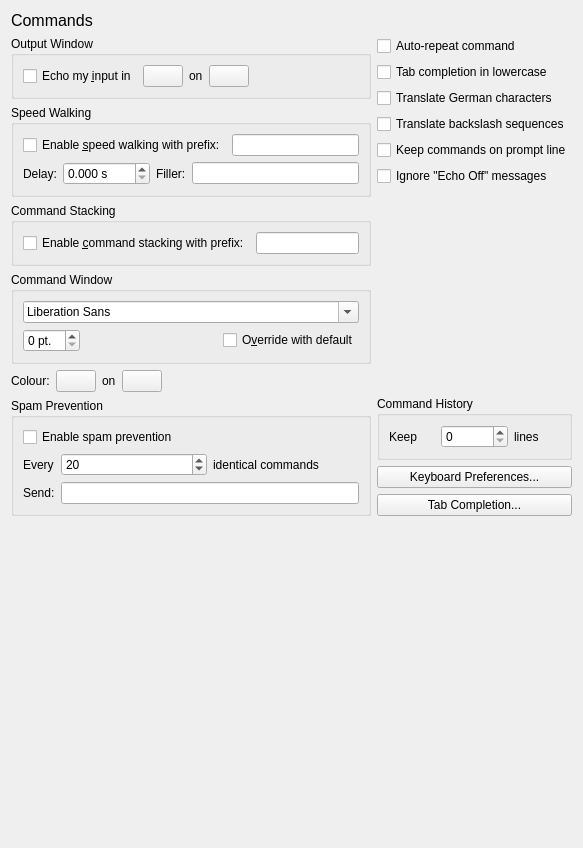
<?xml version="1.0" encoding="UTF-8"?>
<ui version="4.0">
 <class>PrefsCommands</class>
 <widget class="QWidget" name="PrefsCommands">
  <property name="geometry">
   <rect>
    <x>0</x>
    <y>0</y>
    <width>583</width>
    <height>848</height>
   </rect>
  </property>
  <property name="windowTitle">
   <string>Commands</string>
  </property>
  <layout class="QVBoxLayout" name="verticalLayout_2">
   <item>
    <widget class="QLabel" name="title_label">
     <property name="sizePolicy">
      <sizepolicy hsizetype="Preferred" vsizetype="Fixed">
       <horstretch>0</horstretch>
       <verstretch>0</verstretch>
      </sizepolicy>
     </property>
     <property name="font">
      <font>
       <pointsize>12</pointsize>
      </font>
     </property>
     <property name="text">
      <string>Commands</string>
     </property>
    </widget>
   </item>
   <item>
    <layout class="QHBoxLayout" name="horizontalLayout">
     <item>
      <layout class="QVBoxLayout" name="verticalLayout">
       <item>
        <widget class="QGroupBox" name="groupBox">
         <property name="title">
          <string>Output Window</string>
         </property>
         <layout class="QHBoxLayout" name="horizontalLayout_2">
          <item>
           <widget class="QCheckBox" name="display_my_input">
            <property name="text">
             <string>Echo my &amp;input in</string>
            </property>
           </widget>
          </item>
          <item>
           <widget class="QPushButton" name="echo_colors_foreground">
            <property name="text">
             <string/>
            </property>
           </widget>
          </item>
          <item>
           <widget class="QLabel" name="label">
            <property name="text">
             <string>on</string>
            </property>
           </widget>
          </item>
          <item>
           <widget class="QPushButton" name="echo_colors_background">
            <property name="text">
             <string/>
            </property>
           </widget>
          </item>
          <item>
           <spacer name="horizontalSpacer">
            <property name="orientation">
             <enum>Qt::Horizontal</enum>
            </property>
            <property name="sizeHint" stdset="0">
             <size>
              <width>40</width>
              <height>20</height>
             </size>
            </property>
           </spacer>
          </item>
         </layout>
        </widget>
       </item>
       <item>
        <widget class="QGroupBox" name="groupBox_2">
         <property name="title">
          <string>Speed Walking</string>
         </property>
         <layout class="QVBoxLayout" name="verticalLayout_4">
          <item>
           <layout class="QHBoxLayout" name="horizontalLayout_5">
            <item>
             <widget class="QCheckBox" name="enable_speed_walk">
              <property name="text">
               <string>Enable &amp;speed walking with prefix:</string>
              </property>
             </widget>
            </item>
            <item>
             <widget class="QLineEdit" name="speed_walk_prefix"/>
            </item>
           </layout>
          </item>
          <item>
           <layout class="QHBoxLayout" name="horizontalLayout_6">
            <item>
             <widget class="QLabel" name="speed_walk_delay_label">
              <property name="text">
               <string>Delay:</string>
              </property>
              <property name="buddy">
               <cstring>speed_walk_delay</cstring>
              </property>
             </widget>
            </item>
            <item>
             <widget class="QDoubleSpinBox" name="speed_walk_delay">
              <property name="suffix">
               <string> s</string>
              </property>
              <property name="decimals">
               <number>3</number>
              </property>
              <property name="maximum">
               <double>1000.000000000000000</double>
              </property>
             </widget>
            </item>
            <item>
             <widget class="QLabel" name="speed_walk_filler_label">
              <property name="text">
               <string>Filler:</string>
              </property>
              <property name="buddy">
               <cstring>speed_walk_filler</cstring>
              </property>
             </widget>
            </item>
            <item>
             <widget class="QLineEdit" name="speed_walk_filler"/>
            </item>
           </layout>
          </item>
         </layout>
        </widget>
       </item>
       <item>
        <widget class="QGroupBox" name="groupBox_3">
         <property name="title">
          <string>Command Stacking</string>
         </property>
         <layout class="QHBoxLayout" name="horizontalLayout_3">
          <item>
           <widget class="QCheckBox" name="enable_command_stack">
            <property name="text">
             <string>Enable &amp;command stacking with prefix:</string>
            </property>
           </widget>
          </item>
          <item>
           <widget class="QLineEdit" name="command_stack_character">
            <property name="maxLength">
             <number>1</number>
            </property>
           </widget>
          </item>
         </layout>
        </widget>
       </item>
       <item>
        <widget class="QGroupBox" name="groupBox_4">
         <property name="title">
          <string>Command Window</string>
         </property>
         <layout class="QVBoxLayout" name="verticalLayout_5">
          <item>
           <layout class="QHBoxLayout" name="horizontalLayout_4">
            <item>
             <widget class="QFontComboBox" name="input_font">
              <property name="sizePolicy">
               <sizepolicy hsizetype="Minimum" vsizetype="Fixed">
                <horstretch>0</horstretch>
                <verstretch>0</verstretch>
               </sizepolicy>
              </property>
             </widget>
            </item>
           </layout>
          </item>
          <item>
           <layout class="QHBoxLayout" name="horizontalLayout_8">
            <item>
             <widget class="QSpinBox" name="input_font_size">
              <property name="sizePolicy">
               <sizepolicy hsizetype="Fixed" vsizetype="Fixed">
                <horstretch>0</horstretch>
                <verstretch>0</verstretch>
               </sizepolicy>
              </property>
              <property name="suffix">
               <string> pt.</string>
              </property>
             </widget>
            </item>
            <item alignment="Qt::AlignRight">
             <widget class="QCheckBox" name="use_default_input_font">
              <property name="text">
               <string>O&amp;verride with default</string>
              </property>
             </widget>
            </item>
           </layout>
          </item>
         </layout>
        </widget>
       </item>
       <item>
        <layout class="QHBoxLayout" name="horizontalLayout_7">
         <item>
          <widget class="QLabel" name="label_5">
           <property name="text">
            <string>Colour:</string>
           </property>
          </widget>
         </item>
         <item>
          <widget class="QPushButton" name="input_colors_foreground">
           <property name="text">
            <string/>
           </property>
          </widget>
         </item>
         <item>
          <widget class="QLabel" name="label_4">
           <property name="text">
            <string>on</string>
           </property>
          </widget>
         </item>
         <item>
          <widget class="QPushButton" name="input_colors_background">
           <property name="text">
            <string/>
           </property>
          </widget>
         </item>
         <item>
          <spacer name="horizontalSpacer_3">
           <property name="orientation">
            <enum>Qt::Horizontal</enum>
           </property>
           <property name="sizeHint" stdset="0">
            <size>
             <width>40</width>
             <height>20</height>
            </size>
           </property>
          </spacer>
         </item>
        </layout>
       </item>
       <item>
        <widget class="QGroupBox" name="groupBox_5">
         <property name="title">
          <string>Spam Prevention</string>
         </property>
         <layout class="QVBoxLayout" name="verticalLayout_6">
          <item>
           <widget class="QCheckBox" name="enable_spam_prevention">
            <property name="text">
             <string>Enable spam prevention</string>
            </property>
           </widget>
          </item>
          <item>
           <layout class="QFormLayout" name="formLayout">
            <item row="1" column="0">
             <widget class="QLabel" name="label_3">
              <property name="text">
               <string>Send:</string>
              </property>
              <property name="buddy">
               <cstring>spam_message</cstring>
              </property>
             </widget>
            </item>
            <item row="1" column="1">
             <widget class="QLineEdit" name="spam_message"/>
            </item>
            <item row="0" column="0">
             <widget class="QLabel" name="spam_line_count_label">
              <property name="text">
               <string>Every</string>
              </property>
              <property name="buddy">
               <cstring>spam_line_count</cstring>
              </property>
             </widget>
            </item>
            <item row="0" column="1">
             <layout class="QHBoxLayout" name="horizontalLayout_11">
              <item>
               <widget class="QSpinBox" name="spam_line_count">
                <property name="maximum">
                 <number>1000</number>
                </property>
                <property name="value">
                 <number>20</number>
                </property>
               </widget>
              </item>
              <item>
               <widget class="QLabel" name="label_2">
                <property name="text">
                 <string>identical commands</string>
                </property>
               </widget>
              </item>
             </layout>
            </item>
           </layout>
          </item>
         </layout>
        </widget>
       </item>
      </layout>
     </item>
     <item>
      <layout class="QVBoxLayout" name="verticalLayout_3">
       <item>
        <widget class="QCheckBox" name="auto_repeat">
         <property name="text">
          <string>Auto-repeat command</string>
         </property>
        </widget>
       </item>
       <item>
        <widget class="QCheckBox" name="lower_case_tab_completion">
         <property name="text">
          <string>Tab completion in lowercase</string>
         </property>
        </widget>
       </item>
       <item>
        <widget class="QCheckBox" name="translate_german">
         <property name="text">
          <string>Translate German characters</string>
         </property>
        </widget>
       </item>
       <item>
        <widget class="QCheckBox" name="translate_backslash_sequences">
         <property name="text">
          <string>Translate backslash sequences</string>
         </property>
        </widget>
       </item>
       <item>
        <widget class="QCheckBox" name="keep_commands_on_same_line">
         <property name="text">
          <string>Keep commands on prompt line</string>
         </property>
        </widget>
       </item>
       <item>
        <widget class="QCheckBox" name="no_echo_off">
         <property name="text">
          <string>Ignore &quot;Echo Off&quot; messages</string>
         </property>
        </widget>
       </item>
       <item>
        <spacer name="verticalSpacer_2">
         <property name="orientation">
          <enum>Qt::Vertical</enum>
         </property>
         <property name="sizeHint" stdset="0">
          <size>
           <width>20</width>
           <height>40</height>
          </size>
         </property>
        </spacer>
       </item>
       <item>
        <widget class="QGroupBox" name="groupBox_6">
         <property name="title">
          <string>Command History</string>
         </property>
         <layout class="QHBoxLayout" name="horizontalLayout_10">
          <item>
           <widget class="QLabel" name="history_lines_label">
            <property name="text">
             <string>Keep</string>
            </property>
            <property name="buddy">
             <cstring>history_lines</cstring>
            </property>
           </widget>
          </item>
          <item>
           <widget class="QSpinBox" name="history_lines">
            <property name="maximum">
             <number>100000</number>
            </property>
           </widget>
          </item>
          <item>
           <widget class="QLabel" name="label_8">
            <property name="text">
             <string>lines</string>
            </property>
           </widget>
          </item>
         </layout>
        </widget>
       </item>
       <item>
        <widget class="QPushButton" name="pushButton_2">
         <property name="text">
          <string>Keyboard Preferences...</string>
         </property>
        </widget>
       </item>
       <item>
        <widget class="QPushButton" name="pushButton">
         <property name="text">
          <string>Tab Completion...</string>
         </property>
        </widget>
       </item>
      </layout>
     </item>
    </layout>
   </item>
   <item>
    <spacer name="verticalSpacer">
     <property name="orientation">
      <enum>Qt::Vertical</enum>
     </property>
     <property name="sizeHint" stdset="0">
      <size>
       <width>20</width>
       <height>40</height>
      </size>
     </property>
    </spacer>
   </item>
  </layout>
 </widget>
 <resources/>
 <connections/>
</ui>
